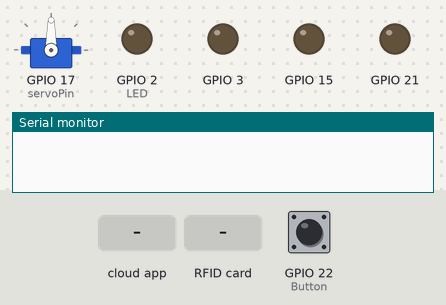
The sketch below on a simulated ESP32. Shown: servo, output pins drawn as LEDs (lit = HIGH), the last lines printed to the serial monitor. The inputs (shaded band) are chosen by the test bench; at power-on: GPIO 22 (Button) LOW. EEPROM starts erased; the RemoteXY app is connected.

Above: at 1.2 s.
1.3 s: the phone or cloud app sets pushSwitch_1 to 1
At 2.3 s:
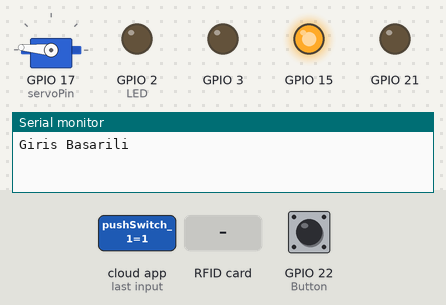
3.9 s: GPIO 22 (Button) pulled HIGH for 0.15 s
At 4.13 s:
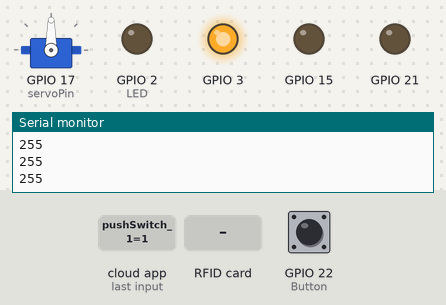
5.7 s: RFID card 5E 7A 19 C4 held to the reader
At 7.0 s:
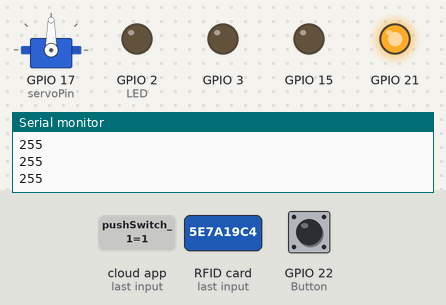
8.7 s: GPIO 22 (Button) pulled HIGH for 3.2 s
At 9.6 s:
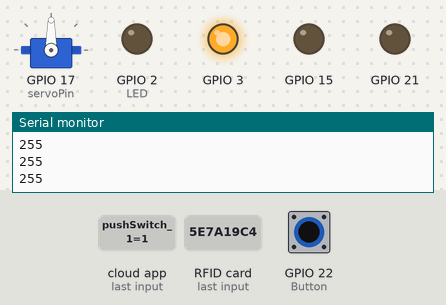
Timing chart, 0 to 13.6 s (numbered marks = the images above; inputs shaded):
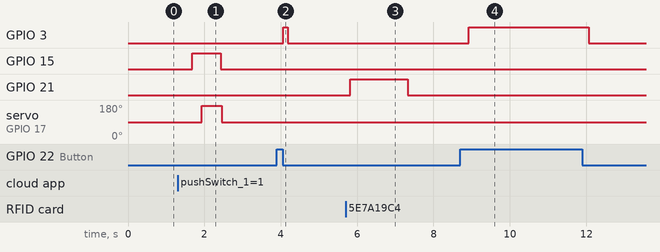

The sketch:

Akilli_Kapi_Gecis_Sistemi.ino
```cpp
/*


                          BILAL HABES AKCAM
                             10.08.2022

          ***** Smart Pass System by ESP32 and RFID *****


*/


#define REMOTEXY_MODE__ESP32CORE_WIFI_POINT
#include <WiFi.h>
#include <RemoteXY.h>
#include <SPI.h>
#include <MFRC522.h>
#include <ESP32Servo.h>
#include <EEPROM.h>


int ButtonValue = 0;
int Button = 22;
int LED = 2;

byte ID[4] = {25, 231, 60, 195};
int i = 0;


int adres[40];
int a = 0;
byte userIdList[41][4];
static int iter;
boolean iterExceeded=false;
boolean checkUser=false;
byte deneme=5;

// WI-FI Init ayarlari
#define REMOTEXY_WIFI_SSID "RD_door"
#define REMOTEXY_WIFI_PASSWORD "EndArge4242"
#define REMOTEXY_SERVER_PORT 6377

//Mobil arayüz tasarimi
#pragma pack(push, 1)
uint8_t RemoteXY_CONF[] =
{ 255, 1, 0, 0, 0, 69, 0, 16, 113, 1, 129, 0, 10, 68, 45, 5, 130, 69, 110, 100,
  195, 188, 115, 116, 114, 105, 121, 101, 108, 32, 65, 82, 45, 71, 69, 0, 10, 48, 20, 22,
  25, 25, 183, 148, 31, 79, 78, 0, 31, 79, 70, 70, 0, 129, 0, 14, 75, 38, 6, 146,
  72, 97, 121, 196, 177, 114, 108, 196, 177, 32, 79, 108, 115, 117, 110, 0
};

struct {

  uint8_t pushSwitch_1;

  uint8_t connect_flag;

} RemoteXY;
#pragma pack(pop)


#define SS_PIN 4
#define RST_PIN 27
MFRC522 mfrc522(SS_PIN, RST_PIN);

Servo myservo;

int pos = 0;
#if defined(ARDUINO_ESP32S2_DEV)
int servoPin = 17;
#else
int servoPin = 17;
#endif


void setup()
{
  //Init aryarlari
  Serial.begin(9600);
  pinMode(Button, INPUT);
  pinMode(LED, OUTPUT);
  SPI.begin();
  mfrc522.PCD_Init();
  RemoteXY_Init ();
  ESP32PWM::allocateTimer(0);
  ESP32PWM::allocateTimer(1);
  ESP32PWM::allocateTimer(2);
  ESP32PWM::allocateTimer(3);
  myservo.setPeriodHertz(50);
  myservo.attach(servoPin, 1000, 2000);
  EEPROM.begin(200);
  pinMode(15,OUTPUT);
  pinMode(3,OUTPUT);
  pinMode(21,OUTPUT);


}

void loop()
{

/* *** Servo Motor Test Kodu ***

    pos = 0;
    myservo.write(pos);
    delay(500);
    pos =45 ;
    myservo.write(pos);
    delay(500);
    pos = 90;
    myservo.write(pos);
    delay(500);
    pos = 135;
    myservo.write(pos);
    delay(500);
    pos = 170;
    myservo.write(pos);
    delay(500);

*/

ButtonValue = digitalRead(Button); //Buton Degeri Okunur

  //Mobil uygulamadan butonuna basilir ise yesil led yanar ve kapi acilir.
  if (RemoteXY.pushSwitch_1 != 0)
  {
    Serial.println("Giris Basarili");
    delay(250);
    digitalWrite(15,HIGH);
    delay(250);
    pos = 175;
    myservo.write(pos);
    delay(500);
    digitalWrite(15,LOW);
    RemoteXY.pushSwitch_1 = 0;

  }
  //Mobil uygulamdaki buton aktif değil ise kirmizi led yanar ve kapi acilmamaktadir.
  else if (RemoteXY.pushSwitch_1 == 0) {
    pos = 90;
    myservo.write(pos);
    delay(100);
  }
  RemoteXY_Handler ();

  //Eger yonetici kart aktifse veya tonetici butonuna basildiysa mavi led yanar ve yeni RFID kart sahibinin ID'si EEPROMA kaydedilir.
  if (ButtonValue == 1) {
      Serial.print(EEPROM.read(31));
      digitalWrite(3, HIGH);

      Serial.println(EEPROM.read(4*0));
      Serial.println(EEPROM.read(4*0+1));
      Serial.println(EEPROM.read(4*0+2));
      Serial.println(EEPROM.read(4*0+3));


   if( ! mfrc522.PICC_IsNewCardPresent())
  {
    return;
  }
  if ( ! mfrc522.PICC_ReadCardSerial()){
    return;
  }

    //Personel sayisi 40 olarak sinirlandirmistir. Dilenen personel sayisina gore kod revize edilebilir.
    for(int i=0; i<4; i++){
      if(iter==40){
        iterExceeded=true;
        iter=0;
        userIdList[iter][i]=mfrc522.uid.uidByte[i];
      }
      userIdList[iter][i]=mfrc522.uid.uidByte[i];

      Serial.println("a");
    }
   iter++;


   for(int i=0; i<40; i++){


    if(EEPROM.read(4*i)==255 && EEPROM.read(4*i+1)==255 && EEPROM.read(4*i+2)==255 && EEPROM.read(4*i+3)==255){
      EEPROM.write(4*i, userIdList[iter-1][0]);
      EEPROM.commit();
      EEPROM.write(4*i+1, userIdList[iter-1][1]);
      EEPROM.commit();
      EEPROM.write(4*i+2, userIdList[iter-1][2]);
      EEPROM.commit();
      EEPROM.write(4*i+3, userIdList[iter-1][3]);
      EEPROM.commit();

      Serial.print(EEPROM.read(4*i));
      Serial.print(EEPROM.read(4*i+1));
      Serial.print(EEPROM.read(4*i+2));
      Serial.println(EEPROM.read(4*i+3));
      break;
    }
   }

       mfrc522.PICC_HaltA();

  }

  if (ButtonValue == 0) {
    digitalWrite(3, LOW);
     if( ! mfrc522.PICC_IsNewCardPresent())
  {
    return;
  }
  if ( ! mfrc522.PICC_ReadCardSerial()){
    return;
  }

//Yeni tanimlanacak kullanici ID'si EEPROM'dan kontrol edilmektedir
//Eger tanimlanacak olan kullanici hafizaya kayitli ise hafizayi doldurmamak adina tekrar kayit yapilmaz
checkUser=false;
  for(int i=0; i<40; i++){
    if(EEPROM.read(4*i) == mfrc522.uid.uidByte[0]){
      if(EEPROM.read(4*i+1) == mfrc522.uid.uidByte[1]){
        if(EEPROM.read(4*i+2) == mfrc522.uid.uidByte[2]){
          if(EEPROM.read(4*i+3) == mfrc522.uid.uidByte[3]){
            checkUser=true;
            break;
          }
        }
      }
    }
  }


//checkUser değiskenin durumuna gore yesil led yakilir ve kapi acilir.
if(checkUser){

  digitalWrite(15,HIGH);
  delay(250);
    pos = 175;
    myservo.write(pos);
    delay(500);
  digitalWrite(15,LOW);

}
if(checkUser != 1){
  digitalWrite(21, HIGH);
  delay(1500);
  digitalWrite(21, LOW);
  }


}

      mfrc522.PICC_HaltA();

}


//Serial Ekrana ID'yi Yazdirmaya Yarayan Fonksiyon

void ekranaYazdir(){
  Serial.print("ID Numarasi: ");
  for(int sayac = 0; sayac < 4; sayac++){
    Serial.print(mfrc522.uid.uidByte[sayac]);
    Serial.print(" ");
  }
  Serial.println("");
}
```

Measured:
- after the input at 1.3 s, GPIO 15: LOW → HIGH after 0.38 s, → LOW 0.75 s later; servo on GPIO 17 (servoPin): 90° → 175° after 0.63 s, → 90° 0.53 s later
- after the input at 3.9 s, GPIO 3: LOW → HIGH after 0.16 s, → LOW 0.13 s later
- after the input at 5.7 s, GPIO 21: LOW → HIGH after 0.12 s, → LOW 1.5 s later
- after the input at 8.7 s, GPIO 3: LOW → HIGH after 0.23 s, → LOW 3.1 s later
